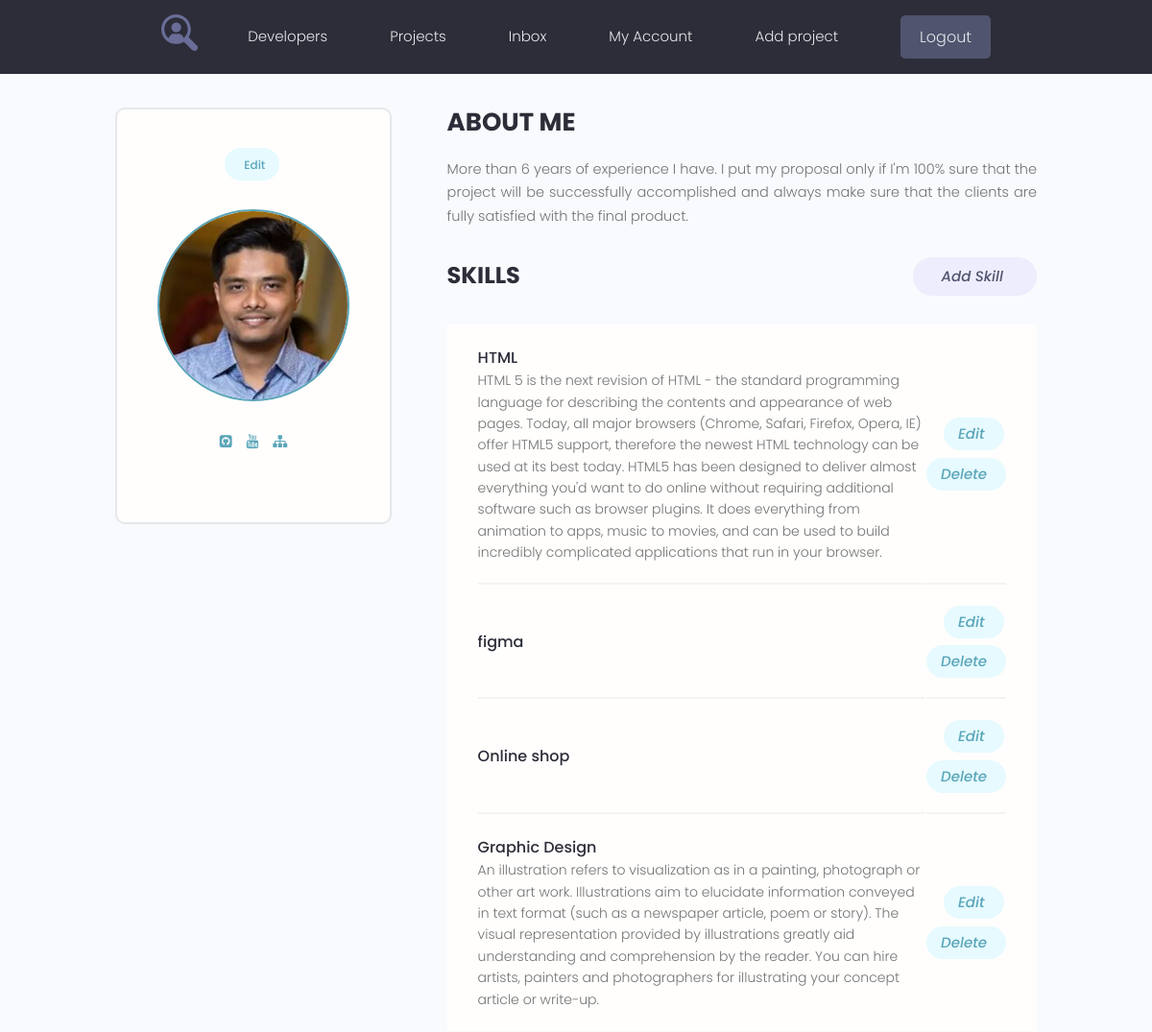
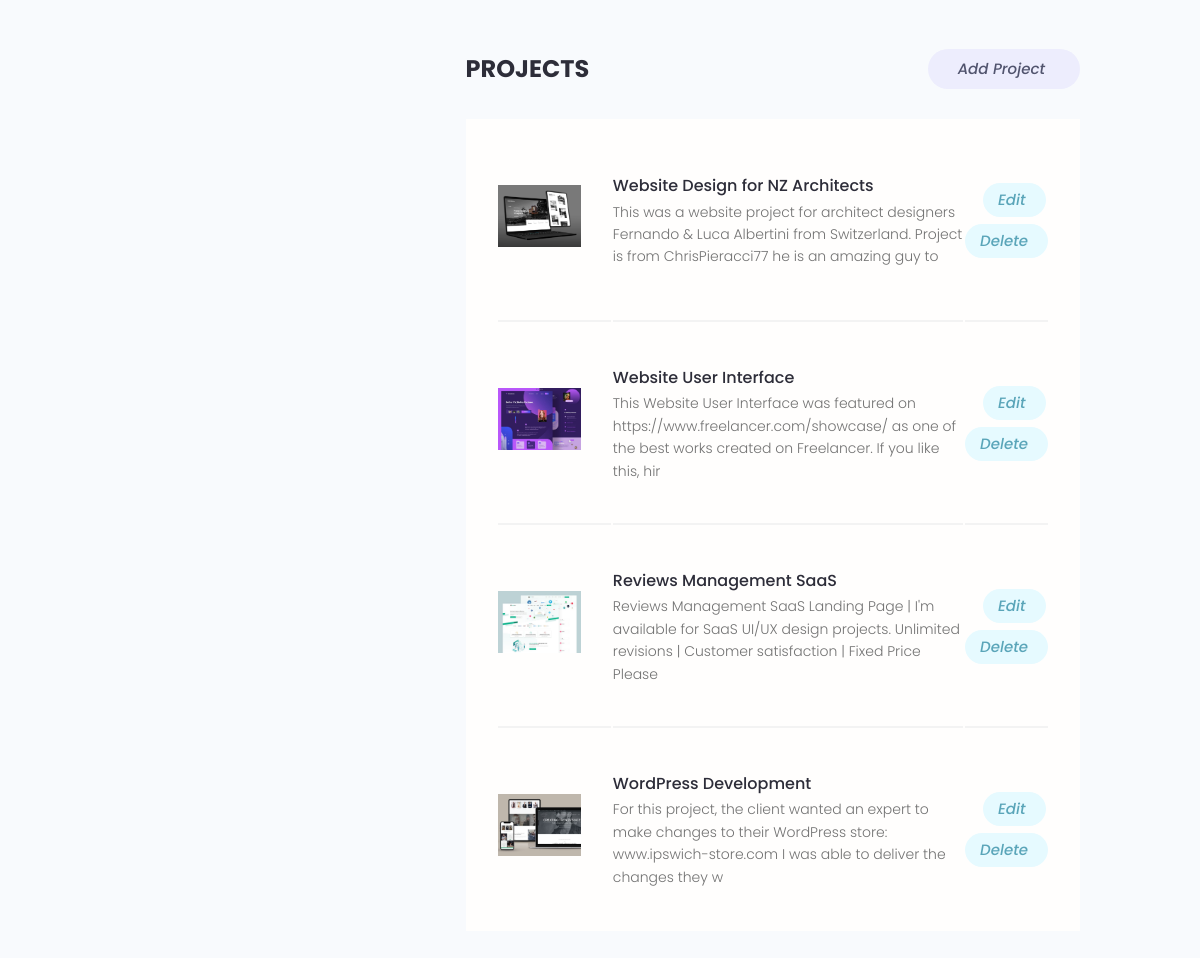
/account/ (signed in), run on the app's committed database (2 pictures, top to bottom).
### users/models.py (models this page shows, shortened)
class Profile(models.Model):
    user = models.OneToOneField(User, on_delete=models.CASCADE, blank=True, null=True)
    name = models.CharField(max_length=200, blank=True, null=True)
    email = models.EmailField(max_length=500, blank=True, null=True)
    username = models.CharField(max_length=200, blank=True, null=True)
    short_info = models.CharField(max_length=200, blank=True, null=True)
    bio = models.TextField(blank=True, null=True)
    profile_image = models.ImageField(upload_to='profiles/', blank=True, null=True,
                                      default='profiles/user-default.png')
    social_github = models.CharField(max_length=200, blank=True, null=True)
    social_youtube = models.CharField(max_length=200, blank=True, null=True)
    social_website = models.CharField(max_length=200, blank=True, null=True)
    created = models.DateTimeField(auto_now_add=True)

class Skill(models.Model):
    owner = models.ForeignKey(Profile, on_delete=models.CASCADE, blank=True, null=True)
    name = models.CharField(max_length=200, blank=True, null=True)
    description = models.TextField(blank=True, null=True)
    created = models.DateTimeField(auto_now_add=True)

### projects/models.py (models this page shows, shortened)
class Project(models.Model):
    owner = models.ForeignKey(Profile, on_delete=models.SET_NULL, blank=True, null=True)
    title = models.CharField(max_length=200)
    description = models.TextField(null=True, blank=True)
    image = models.ImageField(null=True, blank=True, upload_to="projects/%Y/%m/%d", default="default.jpg")
    demo_link = models.CharField(max_length=2000, null=True, blank=True)
    source_link = models.CharField(max_length=2000, null=True, blank=True)
    tags = models.ManyToManyField('Tag', blank=True)
    vote_total = models.IntegerField(default=0, null=True, blank=True)
    vote_ratio = models.IntegerField(default=0, null=True, blank=True)
    created = models.DateTimeField(auto_now_add=True)
    class Meta:
        ordering = ['-vote_ratio', '-vote_total', '-created']

### users/views.py (the view)
# urls.py: path('account/', views.account_user, name='account'),
@login_required(login_url='login')
def account_user(request):
    prof = request.user.profile
    skills = prof.skill_set.all()
    projects = prof.project_set.all()
    context = {
        'profile': prof,
        'skills': skills,
        'projects': projects,
    }
    return render(request, 'users/account.html', context)

### users/templates/users/account.html (shortened to what this page needs)
{% extends 'projects/base.html' %}
{% block content %}
<main class="settingsPage profile my-md">
    <div class="container">
        <div class="layout">
            <div class="column column--1of3">
                <div class="card text-center">
                    <div class="card__body dev">
                        <a class="tag tag--pill tag--main settings__btn" href="{% url 'edit_account' %}"> Edit</a>
                        <img class="avatar avatar--xl dev__avatar"
                             src="{{ profile.profile_image.url }}"/>
                        <ul class="dev__social">
                            {% if profile.social_github %}
                            <li>
                                <a title="Github" href="{{ profile.social_github }}" target="_blank"><i
                                        class="fa fa-github-square"></i></a>
                            </li>
                            {% endif %}
                            {% if profile.social_youtube %}
                            <li>
                                <a title="Youtube" href="{{ profile.social_youtube }}" target="_blank"><i
                                        class="fa fa-youtube"></i></a>
                            </li>
                            {% endif %}
                            {% if profile.social_website %}
                            <li>
                                <a title="Personal Website" href="{{ profile.social_website }}" target="_blank"><i
                                        class="fa fa-sitemap"></i></a>
                            </li>
                            {% endif %}
                        </ul>
                    </div>
                </div>
            </div>
            <div class="column column--2of3">
                <div class="devInfo">
                    <h3 class="devInfo__title">About Me</h3>
                    <p class="devInfo__about">
                        {{ profile.bio }}
                    </p>
                </div>
                <div class="settings">
                    <h3 class="settings__title">Skills</h3>
                    <a class="tag tag--pill tag--sub settings__btn tag--lg" href="{% url 'create_skill' %}">
                        <i class="im im-plus">Add Skill</i>
                    </a>
                </div>
                <table class="settings__table">
                    {% for skill in skills %}
                    <tr>
                        <td class="settings__tableInfo">
                            <h4>{{ skill.name }}</h4>
                            <p>{{ skill.description }}</p>
                        </td>
                        <td class="settings__tableActions">
                            <a class="tag tag--pill tag--main settings__btn" href="{% url 'update_skill' skill.id %}">
                                <i class="im im-edit">Edit</i>
                            </a>
                            <a class="tag tag--pill tag--main settings__btn" href="{% url 'delete_skill' skill.id %}">
                                <i class="im im-x-mark-circle-o">Delete</i>
                            </a>
                        </td>
                    </tr>
                    {% endfor %}
                </table>
                <div class="settings">
                    <h3 class="settings__title">Projects</h3>
                    <a class="tag tag--pill tag--sub settings__btn tag--lg" href="{% url 'create-project' %}">
                        <i class="im im-plus">Add Project</i>
                    </a>
                </div>
                <table class="settings__table">
                    {% for project in projects %}
                    <tr>
                        <td class="settings__thumbnail">
                            <a href="{% url 'project' project.id %}"><img src="{{ project.image.url }}" alt="Project Thumbnail"/></a>
                        </td>
                        <td class="settings__tableInfo">
                            <a href="{% url 'project' project.id %}">{{ project.title }}</a>
                            <p>
                                {{ project.description | slice:'150' }}
                            </p>
                        </td>
                        <td class="settings__tableActions">
                            <a class="tag tag--pill tag--main settings__btn" href="{% url 'update-project' project.id %}">
                                <i class="im im-edit">Edit</i>
                                </a>
                            <a class="tag tag--pill tag--main settings__btn" href="{% url 'delete-project' project.id %}"><i
                                    class="im im-x-mark-circle-o">Delete</i>
                                </a>
                        </td>
                    </tr>
                    {% endfor %}
                </table>
            </div>
        </div>
    </div>
</main>
{% endblock %}

### projects/static/styles/app.css (style rules this page uses)
:root { --color-sub: #2d2d39; }
.card { border: 2px solid var(--color-light); }
img { width: 100%; }
.tag > i.im { font-size: 1.5rem; margin-right: 0.5rem; }
.profile .card > .dev { padding: 4rem; }
.dev__avatar { display: block; margin: auto; }
.dev__social { margin: 3rem 0; list-style: none; display: flex; justify-content: center; gap: 1.5rem; }
.devInfo { margin-bottom: 3rem; }
.devInfo__title, .devInfo__subtitle { font-size: 2.6rem; color: var(--color-sub); text-transform: uppercase; font-weight: 700; margin-bottom: 1.5rem; }
.devInfo__about, .devSkill__info { font-size: 1.45rem; line-height: 1.7; text-align: justify; }
.settingsPage .dev > .settings__btn { display: inline-block; margin-bottom: 3rem; }
.settings { display: flex; justify-content: space-between; align-items: center; }
.settings__title { font-size: 2.4rem; text-transform: uppercase; font-weight: 700; color: var(--color-sub); }
.settings__table { margin-top: 3rem; margin-bottom: 5rem; padding: 0 3rem; background: var(--color-white); }
.settings__table tr { width: 100%; }
.settings__table tr > td { padding: 2rem 0; }
.settings__table tr:not(:last-child) td { border-bottom: 2px solid var(--color-white-light); }
.settings__thumbnail { width: 23%; min-width: 10rem; }
.settings__thumbnail img { padding-right: 3rem; height: 15rem; object-fit: contain; }
.settings__tableInfo { width: 100%; }
.settings__tableInfo h4, .settings__tableInfo a { padding-right: 1rem; width: auto; font-size: 1.6rem; font-weight: 500; color: var(--color-sub); }
.settings__tableInfo p { font-size: 1.4rem; }
.settings__tableActions { text-align: right; }

### projects/static/uikit/styles/modules/_variables.css (style rules this page uses)
:root { --color-main: #5aa5b9; --color-main-light: #e6faff; --color-sub: #3f4156; --color-sub-light: #51546e; --color-sub-lighter: #ededfd; --color-text: #737373; --color-gray: #8b8b8b; --color-light: #e5e7eb; --color-light-gray: #767676; --color-bg: #f8fafd; --color-white: #fffefd; --color-white-light: #f3f3f3; --color-success: #359e64; --color-success-bg: #def8e8; --color-error: #fc4b0b; --color-error-bg: #fff2ee; --font-base: 'Poppins', arial, helvetica, 'Segoe UI', roboto, ubuntu, sans-serif; --font-monospace: 'Fira Code', 'Courier New', courier, monospace; --font-regular: 300; --font-medium: 500; --font-bold: 700; --generic-shadow: 1px 1px 5px #00000010; --generic-transition: all 0.3s ease-in-out; }

### projects/static/uikit/styles/modules/_base.css (style rules this page uses)
* { margin: 0; padding: 0; box-sizing: border-box; text-rendering: optimizeLegibility; color: inherit; font-size: inherit; }
html { font-size: 50%; }
@media only screen and (min-width: 480px) { html { font-size: 56.25%; } }
@media only screen and (min-width: 1200px) { html { font-size: 62.5%; } }
body { line-height: 1.6; font-weight: 400; font-size: 1.5rem; color: var(--color-text); background-color: var(--color-bg); min-height: 100vh; }

### projects/static/uikit/styles/modules/_typography.css (style rules this page uses)
* { font-family: var(--font-base); }
h3 { font-size: 3.2rem; font-weight: var(--font-medium); }
h4 { font-size: 2.8rem; font-weight: var(--font-medium); }
p, span, strong { font-size: 1.6rem; color: var(--color-text); font-weight: var(--font-regular); }
a { padding-bottom: 2px; text-decoration: none; display: inline-block; color: var(--color-main); font-weight: var(--font-medium); }

### projects/static/uikit/styles/modules/_utilities.css (style rules this page uses)
.container { width: 92%; max-width: 165rem; margin: 0 auto; box-sizing: border-box; }
@media screen and (min-width: 1000px) { .container { width: 90%; } }
@media screen and (min-width: 1200px) { .container { width: 80%; } }
.text-center { text-align: center; }
.my-md { margin: 3rem auto; }

### projects/static/uikit/styles/modules/_avatar.css (style rules this page uses)
.avatar { border-radius: 50%; border: 2px solid var(--color-main); object-fit: cover; }
.avatar--xl { height: 20rem; width: 20rem; }

### projects/static/uikit/styles/modules/_card.css (style rules this page uses)
.card { border-radius: 1rem; background-color: var(--color-white); border: 1.5px solid var(--color-light); width: auto; height: auto; margin-top: 0.5rem; margin-bottom: 0.5rem; overflow: hidden; }
.card__body, .card__header { padding: 2rem 2.5rem; }

### projects/static/uikit/styles/modules/_layout.css (style rules this page uses)
.layout { display: flex; flex-flow: row wrap; justify-content: space-between; }
.layout > .column { margin-bottom: 3rem; }
.layout > .column.column--1of3 { flex-basis: 30%; }
.layout > .column.column--2of3 { flex-basis: 64%; }

### data on the page
Profile: profile_image (picture), bio "More than 6 years of experience I have. I put my proposal only if I'm 100% sure that the project will be successfully accomplished and always make sure that the clients are fully satisfied with the final product."
Skill: name "HTML", description "HTML 5 is the next revision of HTML - the standard programming language for describing the contents and appearance of web pages. Today, all major browsers (Chrome, Safari, Firefox, Opera, IE) offer HTML5 support, therefore the newest HTML technology can be used at its best today. HTML5 has been designed to deliver almost everything you'd want to do online without requiring additional software such as browser plugins. It does everything from animation to apps, music to movies, and can be used to build incredibly complicated applications that run in your browser."
Skill: name "figma"
Skill: name "Online shop"
Skill: name "Graphic Design", description "An illustration refers to visualization as in a painting, photograph or other art work. Illustrations aim to elucidate information conveyed in text format (such as a newspaper article, poem or story). The visual representation provided by illustrations greatly aid understanding and comprehension by the reader. You can hire artists, painters and photographers for illustrating your concept article or write-up."
Project: image (picture), title "Website Design for NZ Architects", description "This was a website project for architect designers Fernando & Luca Albertini from Switzerland. Project is from ChrisPieracci77 he is an amazing guy to"
Project: image (picture), title "Website User Interface", description "This Website User Interface was featured on https://www.freelancer.com/showcase/ as one of the best works created on Freelancer. If you like this, hir"
Project: image (picture), title "Reviews Management SaaS", description "Reviews Management SaaS Landing Page | I'm available for SaaS UI/UX design projects. Unlimited revisions | Customer satisfaction | Fixed Price Please"
Project: image (picture), title "WordPress Development", description "For this project, the client wanted an expert to make changes to their WordPress store: www.ipswich-store.com I was able to deliver the changes they w"
